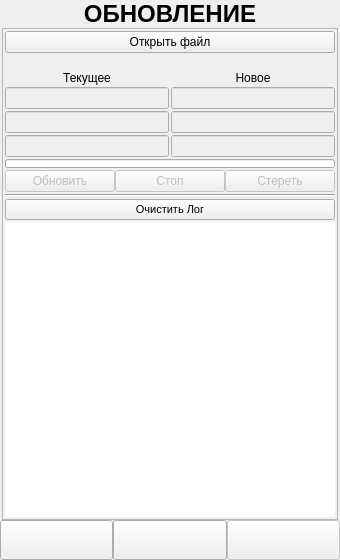
<?xml version="1.0" encoding="UTF-8"?>
<ui version="4.0">
 <class>Firmware_Updating_Form</class>
 <widget class="QWidget" name="Firmware_Updating_Form">
  <property name="geometry">
   <rect>
    <x>0</x>
    <y>0</y>
    <width>340</width>
    <height>560</height>
   </rect>
  </property>
  <property name="windowTitle">
   <string>Form</string>
  </property>
  <layout class="QVBoxLayout" name="verticalLayout_2">
   <property name="spacing">
    <number>0</number>
   </property>
   <property name="leftMargin">
    <number>0</number>
   </property>
   <property name="topMargin">
    <number>0</number>
   </property>
   <property name="rightMargin">
    <number>0</number>
   </property>
   <property name="bottomMargin">
    <number>0</number>
   </property>
   <item>
    <widget class="QLabel" name="label_1">
     <property name="sizePolicy">
      <sizepolicy hsizetype="Expanding" vsizetype="Minimum">
       <horstretch>0</horstretch>
       <verstretch>0</verstretch>
      </sizepolicy>
     </property>
     <property name="minimumSize">
      <size>
       <width>0</width>
       <height>0</height>
      </size>
     </property>
     <property name="font">
      <font>
       <family>Microsoft YaHei UI</family>
       <pointsize>18</pointsize>
       <weight>75</weight>
       <bold>true</bold>
      </font>
     </property>
     <property name="text">
      <string>ОБНОВЛЕНИЕ</string>
     </property>
     <property name="alignment">
      <set>Qt::AlignCenter</set>
     </property>
    </widget>
   </item>
   <item>
    <widget class="QWidget" name="Main_Widget" native="true">
     <property name="styleSheet">
      <string notr="true"/>
     </property>
     <layout class="QVBoxLayout" name="verticalLayout_5">
      <property name="spacing">
       <number>0</number>
      </property>
      <property name="leftMargin">
       <number>2</number>
      </property>
      <property name="topMargin">
       <number>0</number>
      </property>
      <property name="rightMargin">
       <number>2</number>
      </property>
      <property name="bottomMargin">
       <number>0</number>
      </property>
      <item>
       <widget class="QScrollArea" name="scrollArea">
        <property name="sizePolicy">
         <sizepolicy hsizetype="Minimum" vsizetype="Expanding">
          <horstretch>0</horstretch>
          <verstretch>0</verstretch>
         </sizepolicy>
        </property>
        <property name="horizontalScrollBarPolicy">
         <enum>Qt::ScrollBarAlwaysOff</enum>
        </property>
        <property name="widgetResizable">
         <bool>true</bool>
        </property>
        <widget class="QWidget" name="scrollAreaWidgetContents">
         <property name="geometry">
          <rect>
           <x>0</x>
           <y>0</y>
           <width>334</width>
           <height>486</height>
          </rect>
         </property>
         <layout class="QVBoxLayout" name="verticalLayout_3">
          <property name="spacing">
           <number>2</number>
          </property>
          <property name="leftMargin">
           <number>2</number>
          </property>
          <property name="topMargin">
           <number>2</number>
          </property>
          <property name="rightMargin">
           <number>2</number>
          </property>
          <property name="bottomMargin">
           <number>2</number>
          </property>
          <item>
           <widget class="QPushButton" name="OpenBin">
            <property name="sizePolicy">
             <sizepolicy hsizetype="Expanding" vsizetype="Minimum">
              <horstretch>0</horstretch>
              <verstretch>0</verstretch>
             </sizepolicy>
            </property>
            <property name="minimumSize">
             <size>
              <width>0</width>
              <height>0</height>
             </size>
            </property>
            <property name="maximumSize">
             <size>
              <width>16777215</width>
              <height>16777215</height>
             </size>
            </property>
            <property name="font">
             <font>
              <family>Microsoft YaHei UI</family>
             </font>
            </property>
            <property name="text">
             <string>Открыть файл</string>
            </property>
           </widget>
          </item>
          <item>
           <widget class="QLabel" name="PatchBin">
            <property name="sizePolicy">
             <sizepolicy hsizetype="Expanding" vsizetype="Minimum">
              <horstretch>0</horstretch>
              <verstretch>0</verstretch>
             </sizepolicy>
            </property>
            <property name="minimumSize">
             <size>
              <width>0</width>
              <height>0</height>
             </size>
            </property>
            <property name="maximumSize">
             <size>
              <width>16777215</width>
              <height>16777215</height>
             </size>
            </property>
            <property name="font">
             <font>
              <family>Microsoft YaHei UI</family>
             </font>
            </property>
            <property name="text">
             <string/>
            </property>
            <property name="alignment">
             <set>Qt::AlignCenter</set>
            </property>
           </widget>
          </item>
          <item>
           <layout class="QGridLayout" name="gridLayout">
            <property name="spacing">
             <number>2</number>
            </property>
            <item row="0" column="1">
             <widget class="QLabel" name="label_4">
              <property name="sizePolicy">
               <sizepolicy hsizetype="Expanding" vsizetype="Minimum">
                <horstretch>0</horstretch>
                <verstretch>0</verstretch>
               </sizepolicy>
              </property>
              <property name="minimumSize">
               <size>
                <width>0</width>
                <height>0</height>
               </size>
              </property>
              <property name="maximumSize">
               <size>
                <width>16777215</width>
                <height>16777215</height>
               </size>
              </property>
              <property name="font">
               <font>
                <family>Microsoft YaHei UI</family>
               </font>
              </property>
              <property name="text">
               <string>Новое</string>
              </property>
              <property name="alignment">
               <set>Qt::AlignCenter</set>
              </property>
             </widget>
            </item>
            <item row="0" column="0">
             <widget class="QLabel" name="label_3">
              <property name="sizePolicy">
               <sizepolicy hsizetype="Expanding" vsizetype="Minimum">
                <horstretch>0</horstretch>
                <verstretch>0</verstretch>
               </sizepolicy>
              </property>
              <property name="minimumSize">
               <size>
                <width>0</width>
                <height>0</height>
               </size>
              </property>
              <property name="maximumSize">
               <size>
                <width>16777215</width>
                <height>16777215</height>
               </size>
              </property>
              <property name="font">
               <font>
                <family>Microsoft YaHei UI</family>
               </font>
              </property>
              <property name="text">
               <string>Текущее</string>
              </property>
              <property name="alignment">
               <set>Qt::AlignCenter</set>
              </property>
             </widget>
            </item>
            <item row="3" column="1">
             <widget class="QLineEdit" name="new_CRC">
              <property name="enabled">
               <bool>false</bool>
              </property>
              <property name="sizePolicy">
               <sizepolicy hsizetype="Expanding" vsizetype="Minimum">
                <horstretch>0</horstretch>
                <verstretch>0</verstretch>
               </sizepolicy>
              </property>
              <property name="minimumSize">
               <size>
                <width>0</width>
                <height>0</height>
               </size>
              </property>
              <property name="maximumSize">
               <size>
                <width>16777215</width>
                <height>16777215</height>
               </size>
              </property>
              <property name="font">
               <font>
                <family>Microsoft YaHei UI</family>
               </font>
              </property>
              <property name="alignment">
               <set>Qt::AlignCenter</set>
              </property>
             </widget>
            </item>
            <item row="2" column="1">
             <widget class="QLineEdit" name="new_Size">
              <property name="enabled">
               <bool>false</bool>
              </property>
              <property name="sizePolicy">
               <sizepolicy hsizetype="Expanding" vsizetype="Minimum">
                <horstretch>0</horstretch>
                <verstretch>0</verstretch>
               </sizepolicy>
              </property>
              <property name="minimumSize">
               <size>
                <width>0</width>
                <height>0</height>
               </size>
              </property>
              <property name="maximumSize">
               <size>
                <width>16777215</width>
                <height>16777215</height>
               </size>
              </property>
              <property name="font">
               <font>
                <family>Microsoft YaHei UI</family>
               </font>
              </property>
              <property name="alignment">
               <set>Qt::AlignCenter</set>
              </property>
             </widget>
            </item>
            <item row="2" column="0">
             <widget class="QLineEdit" name="curr_Size">
              <property name="enabled">
               <bool>false</bool>
              </property>
              <property name="sizePolicy">
               <sizepolicy hsizetype="Expanding" vsizetype="Minimum">
                <horstretch>0</horstretch>
                <verstretch>0</verstretch>
               </sizepolicy>
              </property>
              <property name="minimumSize">
               <size>
                <width>0</width>
                <height>0</height>
               </size>
              </property>
              <property name="maximumSize">
               <size>
                <width>16777215</width>
                <height>16777215</height>
               </size>
              </property>
              <property name="font">
               <font>
                <family>Microsoft YaHei UI</family>
               </font>
              </property>
              <property name="alignment">
               <set>Qt::AlignCenter</set>
              </property>
             </widget>
            </item>
            <item row="1" column="0">
             <widget class="QLineEdit" name="curr_v">
              <property name="enabled">
               <bool>false</bool>
              </property>
              <property name="sizePolicy">
               <sizepolicy hsizetype="Expanding" vsizetype="Minimum">
                <horstretch>0</horstretch>
                <verstretch>0</verstretch>
               </sizepolicy>
              </property>
              <property name="minimumSize">
               <size>
                <width>0</width>
                <height>0</height>
               </size>
              </property>
              <property name="maximumSize">
               <size>
                <width>16777215</width>
                <height>16777215</height>
               </size>
              </property>
              <property name="font">
               <font>
                <family>Microsoft YaHei UI</family>
               </font>
              </property>
              <property name="alignment">
               <set>Qt::AlignCenter</set>
              </property>
             </widget>
            </item>
            <item row="3" column="0">
             <widget class="QLineEdit" name="curr_CRC">
              <property name="enabled">
               <bool>false</bool>
              </property>
              <property name="sizePolicy">
               <sizepolicy hsizetype="Expanding" vsizetype="Minimum">
                <horstretch>0</horstretch>
                <verstretch>0</verstretch>
               </sizepolicy>
              </property>
              <property name="minimumSize">
               <size>
                <width>0</width>
                <height>0</height>
               </size>
              </property>
              <property name="maximumSize">
               <size>
                <width>16777215</width>
                <height>16777215</height>
               </size>
              </property>
              <property name="font">
               <font>
                <family>Microsoft YaHei UI</family>
               </font>
              </property>
              <property name="alignment">
               <set>Qt::AlignCenter</set>
              </property>
             </widget>
            </item>
            <item row="1" column="1">
             <widget class="QLineEdit" name="new_v">
              <property name="enabled">
               <bool>false</bool>
              </property>
              <property name="sizePolicy">
               <sizepolicy hsizetype="Expanding" vsizetype="Minimum">
                <horstretch>0</horstretch>
                <verstretch>0</verstretch>
               </sizepolicy>
              </property>
              <property name="minimumSize">
               <size>
                <width>0</width>
                <height>0</height>
               </size>
              </property>
              <property name="maximumSize">
               <size>
                <width>16777215</width>
                <height>16777215</height>
               </size>
              </property>
              <property name="font">
               <font>
                <family>Microsoft YaHei UI</family>
               </font>
              </property>
              <property name="alignment">
               <set>Qt::AlignCenter</set>
              </property>
             </widget>
            </item>
           </layout>
          </item>
          <item>
           <layout class="QGridLayout" name="gridLayout_4">
            <property name="horizontalSpacing">
             <number>0</number>
            </property>
            <property name="verticalSpacing">
             <number>2</number>
            </property>
            <item row="6" column="0">
             <widget class="QPushButton" name="ClearConsole">
              <property name="sizePolicy">
               <sizepolicy hsizetype="Minimum" vsizetype="Minimum">
                <horstretch>0</horstretch>
                <verstretch>0</verstretch>
               </sizepolicy>
              </property>
              <property name="minimumSize">
               <size>
                <width>0</width>
                <height>0</height>
               </size>
              </property>
              <property name="font">
               <font>
                <family>Microsoft YaHei UI</family>
                <pointsize>8</pointsize>
               </font>
              </property>
              <property name="text">
               <string>Очистить Лог</string>
              </property>
             </widget>
            </item>
            <item row="7" column="0">
             <widget class="QPlainTextEdit" name="console">
              <property name="minimumSize">
               <size>
                <width>0</width>
                <height>200</height>
               </size>
              </property>
              <property name="font">
               <font>
                <family>Microsoft YaHei UI</family>
                <pointsize>7</pointsize>
               </font>
              </property>
              <property name="styleSheet">
               <string notr="true">border: none;</string>
              </property>
              <property name="readOnly">
               <bool>true</bool>
              </property>
              <property name="maximumBlockCount">
               <number>500000</number>
              </property>
             </widget>
            </item>
            <item row="2" column="0">
             <widget class="QProgressBar" name="progress">
              <property name="minimumSize">
               <size>
                <width>0</width>
                <height>0</height>
               </size>
              </property>
              <property name="maximumSize">
               <size>
                <width>16777215</width>
                <height>9</height>
               </size>
              </property>
              <property name="layoutDirection">
               <enum>Qt::LeftToRight</enum>
              </property>
              <property name="value">
               <number>0</number>
              </property>
              <property name="textVisible">
               <bool>false</bool>
              </property>
             </widget>
            </item>
            <item row="3" column="0">
             <layout class="QGridLayout" name="gridLayout_3">
              <property name="spacing">
               <number>0</number>
              </property>
              <item row="0" column="1">
               <widget class="QPushButton" name="Stop">
                <property name="enabled">
                 <bool>false</bool>
                </property>
                <property name="sizePolicy">
                 <sizepolicy hsizetype="Expanding" vsizetype="Minimum">
                  <horstretch>0</horstretch>
                  <verstretch>0</verstretch>
                 </sizepolicy>
                </property>
                <property name="minimumSize">
                 <size>
                  <width>0</width>
                  <height>0</height>
                 </size>
                </property>
                <property name="maximumSize">
                 <size>
                  <width>16777215</width>
                  <height>16777215</height>
                 </size>
                </property>
                <property name="font">
                 <font>
                  <family>Microsoft YaHei UI</family>
                 </font>
                </property>
                <property name="text">
                 <string>Стоп</string>
                </property>
               </widget>
              </item>
              <item row="0" column="0">
               <widget class="QPushButton" name="UpdateStart">
                <property name="enabled">
                 <bool>false</bool>
                </property>
                <property name="sizePolicy">
                 <sizepolicy hsizetype="Expanding" vsizetype="Minimum">
                  <horstretch>0</horstretch>
                  <verstretch>0</verstretch>
                 </sizepolicy>
                </property>
                <property name="minimumSize">
                 <size>
                  <width>0</width>
                  <height>0</height>
                 </size>
                </property>
                <property name="maximumSize">
                 <size>
                  <width>16777215</width>
                  <height>16777215</height>
                 </size>
                </property>
                <property name="font">
                 <font>
                  <family>Microsoft YaHei UI</family>
                 </font>
                </property>
                <property name="text">
                 <string>Обновить</string>
                </property>
               </widget>
              </item>
              <item row="0" column="2">
               <widget class="QPushButton" name="Clear">
                <property name="enabled">
                 <bool>false</bool>
                </property>
                <property name="sizePolicy">
                 <sizepolicy hsizetype="Expanding" vsizetype="Minimum">
                  <horstretch>0</horstretch>
                  <verstretch>0</verstretch>
                 </sizepolicy>
                </property>
                <property name="font">
                 <font>
                  <family>Microsoft YaHei UI</family>
                 </font>
                </property>
                <property name="text">
                 <string>Стереть</string>
                </property>
               </widget>
              </item>
             </layout>
            </item>
            <item row="5" column="0">
             <widget class="Line" name="line">
              <property name="orientation">
               <enum>Qt::Horizontal</enum>
              </property>
             </widget>
            </item>
           </layout>
          </item>
         </layout>
        </widget>
       </widget>
      </item>
     </layout>
    </widget>
   </item>
   <item>
    <widget class="QWidget" name="DownPanel_Widget" native="true">
     <property name="styleSheet">
      <string notr="true"/>
     </property>
     <layout class="QVBoxLayout" name="verticalLayout_4">
      <property name="spacing">
       <number>0</number>
      </property>
      <property name="leftMargin">
       <number>0</number>
      </property>
      <property name="topMargin">
       <number>0</number>
      </property>
      <property name="rightMargin">
       <number>0</number>
      </property>
      <property name="bottomMargin">
       <number>0</number>
      </property>
      <item>
       <layout class="QHBoxLayout" name="horizontalLayout_2">
        <property name="spacing">
         <number>0</number>
        </property>
        <item>
         <widget class="QPushButton" name="Back">
          <property name="sizePolicy">
           <sizepolicy hsizetype="Minimum" vsizetype="Minimum">
            <horstretch>0</horstretch>
            <verstretch>0</verstretch>
           </sizepolicy>
          </property>
          <property name="minimumSize">
           <size>
            <width>0</width>
            <height>40</height>
           </size>
          </property>
          <property name="text">
           <string/>
          </property>
          <property name="icon">
           <iconset resource="../RESOURCES/images.qrc">
            <normaloff>:/images/icons/images/BACK.png</normaloff>:/images/icons/images/BACK.png</iconset>
          </property>
          <property name="iconSize">
           <size>
            <width>30</width>
            <height>30</height>
           </size>
          </property>
         </widget>
        </item>
        <item>
         <widget class="QPushButton" name="btnSettings">
          <property name="sizePolicy">
           <sizepolicy hsizetype="Minimum" vsizetype="Minimum">
            <horstretch>0</horstretch>
            <verstretch>0</verstretch>
           </sizepolicy>
          </property>
          <property name="minimumSize">
           <size>
            <width>0</width>
            <height>40</height>
           </size>
          </property>
          <property name="maximumSize">
           <size>
            <width>16777215</width>
            <height>16777215</height>
           </size>
          </property>
          <property name="styleSheet">
           <string notr="true"/>
          </property>
          <property name="text">
           <string/>
          </property>
          <property name="icon">
           <iconset resource="../RESOURCES/images.qrc">
            <normaloff>:/images/icons/images/Settings_2.png</normaloff>:/images/icons/images/Settings_2.png</iconset>
          </property>
          <property name="iconSize">
           <size>
            <width>30</width>
            <height>30</height>
           </size>
          </property>
         </widget>
        </item>
        <item>
         <widget class="QWidget" name="Next_Widget" native="true">
          <property name="enabled">
           <bool>false</bool>
          </property>
          <layout class="QVBoxLayout" name="verticalLayout">
           <property name="spacing">
            <number>0</number>
           </property>
           <property name="leftMargin">
            <number>0</number>
           </property>
           <property name="topMargin">
            <number>0</number>
           </property>
           <property name="rightMargin">
            <number>0</number>
           </property>
           <property name="bottomMargin">
            <number>0</number>
           </property>
           <item>
            <widget class="QPushButton" name="Next">
             <property name="enabled">
              <bool>false</bool>
             </property>
             <property name="sizePolicy">
              <sizepolicy hsizetype="Minimum" vsizetype="Minimum">
               <horstretch>0</horstretch>
               <verstretch>0</verstretch>
              </sizepolicy>
             </property>
             <property name="minimumSize">
              <size>
               <width>0</width>
               <height>40</height>
              </size>
             </property>
             <property name="text">
              <string/>
             </property>
             <property name="icon">
              <iconset resource="../RESOURCES/images.qrc">
               <normaloff>:/images/icons/images/NEXT.png</normaloff>:/images/icons/images/NEXT.png</iconset>
             </property>
             <property name="iconSize">
              <size>
               <width>30</width>
               <height>30</height>
              </size>
             </property>
            </widget>
           </item>
          </layout>
         </widget>
        </item>
       </layout>
      </item>
     </layout>
    </widget>
   </item>
  </layout>
 </widget>
 <resources>
  <include location="../RESOURCES/images.qrc"/>
 </resources>
 <connections/>
</ui>
